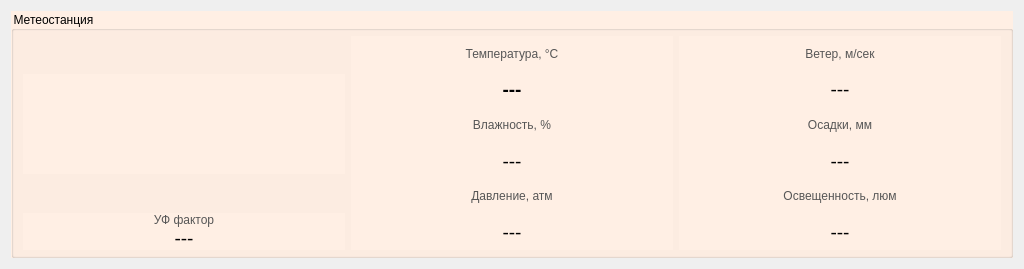
<?xml version="1.0" encoding="UTF-8"?>
<ui version="4.0">
 <class>FormRain</class>
 <widget class="QWidget" name="FormRain">
  <property name="geometry">
   <rect>
    <x>0</x>
    <y>0</y>
    <width>1024</width>
    <height>269</height>
   </rect>
  </property>
  <property name="sizePolicy">
   <sizepolicy hsizetype="Maximum" vsizetype="Preferred">
    <horstretch>0</horstretch>
    <verstretch>0</verstretch>
   </sizepolicy>
  </property>
  <property name="minimumSize">
   <size>
    <width>600</width>
    <height>0</height>
   </size>
  </property>
  <property name="maximumSize">
   <size>
    <width>1024</width>
    <height>16777215</height>
   </size>
  </property>
  <property name="baseSize">
   <size>
    <width>200</width>
    <height>0</height>
   </size>
  </property>
  <property name="windowTitle">
   <string>Form</string>
  </property>
  <layout class="QGridLayout" name="gridLayout_2">
   <property name="verticalSpacing">
    <number>0</number>
   </property>
   <item row="0" column="0">
    <widget class="QGroupBox" name="groupBox">
     <property name="font">
      <font>
       <pointsize>9</pointsize>
      </font>
     </property>
     <property name="styleSheet">
      <string notr="true">background-color: rgb(255, 239, 228);</string>
     </property>
     <property name="title">
      <string>Метеостанция</string>
     </property>
     <property name="flat">
      <bool>false</bool>
     </property>
     <layout class="QGridLayout" name="gridLayout">
      <property name="topMargin">
       <number>5</number>
      </property>
      <property name="bottomMargin">
       <number>5</number>
      </property>
      <property name="verticalSpacing">
       <number>0</number>
      </property>
      <item row="0" column="0">
       <layout class="QVBoxLayout" name="verticalLayout_3">
        <item>
         <spacer name="verticalSpacer_2">
          <property name="orientation">
           <enum>Qt::Vertical</enum>
          </property>
          <property name="sizeHint" stdset="0">
           <size>
            <width>20</width>
            <height>40</height>
           </size>
          </property>
         </spacer>
        </item>
        <item>
         <widget class="QLabel" name="image_weather">
          <property name="sizePolicy">
           <sizepolicy hsizetype="Preferred" vsizetype="Preferred">
            <horstretch>0</horstretch>
            <verstretch>0</verstretch>
           </sizepolicy>
          </property>
          <property name="minimumSize">
           <size>
            <width>100</width>
            <height>100</height>
           </size>
          </property>
          <property name="baseSize">
           <size>
            <width>100</width>
            <height>100</height>
           </size>
          </property>
          <property name="text">
           <string/>
          </property>
          <property name="alignment">
           <set>Qt::AlignCenter</set>
          </property>
         </widget>
        </item>
        <item>
         <spacer name="verticalSpacer">
          <property name="orientation">
           <enum>Qt::Vertical</enum>
          </property>
          <property name="sizeHint" stdset="0">
           <size>
            <width>20</width>
            <height>40</height>
           </size>
          </property>
         </spacer>
        </item>
        <item>
         <widget class="QLabel" name="label_9">
          <property name="enabled">
           <bool>true</bool>
          </property>
          <property name="sizePolicy">
           <sizepolicy hsizetype="Preferred" vsizetype="Preferred">
            <horstretch>0</horstretch>
            <verstretch>0</verstretch>
           </sizepolicy>
          </property>
          <property name="font">
           <font>
            <pointsize>9</pointsize>
           </font>
          </property>
          <property name="styleSheet">
           <string notr="true">color: rgb(86, 86, 86);</string>
          </property>
          <property name="text">
           <string>&lt;html&gt;&lt;head/&gt;&lt;body&gt;&lt;p align=&quot;center&quot;&gt;УФ фактор&lt;/p&gt;&lt;/body&gt;&lt;/html&gt;</string>
          </property>
         </widget>
        </item>
        <item>
         <widget class="QLabel" name="UV">
          <property name="sizePolicy">
           <sizepolicy hsizetype="Preferred" vsizetype="Maximum">
            <horstretch>0</horstretch>
            <verstretch>0</verstretch>
           </sizepolicy>
          </property>
          <property name="font">
           <font>
            <pointsize>14</pointsize>
           </font>
          </property>
          <property name="text">
           <string>---</string>
          </property>
          <property name="alignment">
           <set>Qt::AlignCenter</set>
          </property>
         </widget>
        </item>
       </layout>
      </item>
      <item row="0" column="1">
       <layout class="QVBoxLayout" name="verticalLayout">
        <item>
         <widget class="QLabel" name="label_3">
          <property name="font">
           <font>
            <pointsize>9</pointsize>
            <bold>false</bold>
           </font>
          </property>
          <property name="styleSheet">
           <string notr="true">color: rgb(86, 86, 86);</string>
          </property>
          <property name="text">
           <string>&lt;html&gt;&lt;head/&gt;&lt;body&gt;&lt;p align=&quot;center&quot;&gt;Температура, °C&lt;/p&gt;&lt;/body&gt;&lt;/html&gt;</string>
          </property>
         </widget>
        </item>
        <item>
         <widget class="QLabel" name="Temperature">
          <property name="font">
           <font>
            <pointsize>14</pointsize>
            <italic>false</italic>
            <bold>true</bold>
           </font>
          </property>
          <property name="text">
           <string>---</string>
          </property>
          <property name="alignment">
           <set>Qt::AlignCenter</set>
          </property>
          <property name="margin">
           <number>1</number>
          </property>
         </widget>
        </item>
        <item>
         <widget class="QLabel" name="label_4">
          <property name="enabled">
           <bool>true</bool>
          </property>
          <property name="sizePolicy">
           <sizepolicy hsizetype="Preferred" vsizetype="Preferred">
            <horstretch>0</horstretch>
            <verstretch>0</verstretch>
           </sizepolicy>
          </property>
          <property name="font">
           <font>
            <pointsize>9</pointsize>
           </font>
          </property>
          <property name="styleSheet">
           <string notr="true">color: rgb(86, 86, 86);</string>
          </property>
          <property name="text">
           <string>&lt;html&gt;&lt;head/&gt;&lt;body&gt;&lt;p align=&quot;center&quot;&gt;Влажность, %&lt;/p&gt;&lt;/body&gt;&lt;/html&gt;</string>
          </property>
         </widget>
        </item>
        <item>
         <widget class="QLabel" name="Hum">
          <property name="enabled">
           <bool>true</bool>
          </property>
          <property name="sizePolicy">
           <sizepolicy hsizetype="Preferred" vsizetype="Preferred">
            <horstretch>0</horstretch>
            <verstretch>0</verstretch>
           </sizepolicy>
          </property>
          <property name="font">
           <font>
            <pointsize>14</pointsize>
            <italic>false</italic>
            <bold>false</bold>
           </font>
          </property>
          <property name="text">
           <string>---</string>
          </property>
          <property name="alignment">
           <set>Qt::AlignCenter</set>
          </property>
          <property name="margin">
           <number>1</number>
          </property>
         </widget>
        </item>
        <item>
         <widget class="QLabel" name="label_5">
          <property name="enabled">
           <bool>true</bool>
          </property>
          <property name="sizePolicy">
           <sizepolicy hsizetype="Preferred" vsizetype="Preferred">
            <horstretch>0</horstretch>
            <verstretch>0</verstretch>
           </sizepolicy>
          </property>
          <property name="font">
           <font>
            <pointsize>9</pointsize>
           </font>
          </property>
          <property name="styleSheet">
           <string notr="true">color: rgb(86, 86, 86);</string>
          </property>
          <property name="text">
           <string>&lt;html&gt;&lt;head/&gt;&lt;body&gt;&lt;p align=&quot;center&quot;&gt;Давление, атм&lt;/p&gt;&lt;/body&gt;&lt;/html&gt;</string>
          </property>
         </widget>
        </item>
        <item>
         <widget class="QLabel" name="Pressure">
          <property name="enabled">
           <bool>true</bool>
          </property>
          <property name="sizePolicy">
           <sizepolicy hsizetype="Preferred" vsizetype="Preferred">
            <horstretch>0</horstretch>
            <verstretch>0</verstretch>
           </sizepolicy>
          </property>
          <property name="font">
           <font>
            <pointsize>14</pointsize>
            <italic>false</italic>
            <bold>false</bold>
           </font>
          </property>
          <property name="text">
           <string>---</string>
          </property>
          <property name="alignment">
           <set>Qt::AlignCenter</set>
          </property>
          <property name="margin">
           <number>1</number>
          </property>
         </widget>
        </item>
       </layout>
      </item>
      <item row="0" column="2">
       <layout class="QVBoxLayout" name="verticalLayout_2">
        <item>
         <widget class="QLabel" name="label_6">
          <property name="font">
           <font>
            <pointsize>9</pointsize>
            <bold>false</bold>
           </font>
          </property>
          <property name="styleSheet">
           <string notr="true">color: rgb(86, 86, 86);</string>
          </property>
          <property name="text">
           <string>&lt;html&gt;&lt;head/&gt;&lt;body&gt;&lt;p align=&quot;center&quot;&gt;Ветер, м/сек&lt;/p&gt;&lt;/body&gt;&lt;/html&gt;</string>
          </property>
         </widget>
        </item>
        <item>
         <widget class="QLabel" name="Wind_speed">
          <property name="font">
           <font>
            <pointsize>14</pointsize>
            <italic>false</italic>
            <bold>false</bold>
           </font>
          </property>
          <property name="text">
           <string>---</string>
          </property>
          <property name="alignment">
           <set>Qt::AlignCenter</set>
          </property>
          <property name="margin">
           <number>1</number>
          </property>
         </widget>
        </item>
        <item>
         <widget class="QLabel" name="label_7">
          <property name="enabled">
           <bool>true</bool>
          </property>
          <property name="sizePolicy">
           <sizepolicy hsizetype="Preferred" vsizetype="Preferred">
            <horstretch>0</horstretch>
            <verstretch>0</verstretch>
           </sizepolicy>
          </property>
          <property name="font">
           <font>
            <pointsize>9</pointsize>
           </font>
          </property>
          <property name="styleSheet">
           <string notr="true">color: rgb(86, 86, 86);</string>
          </property>
          <property name="text">
           <string>&lt;html&gt;&lt;head/&gt;&lt;body&gt;&lt;p align=&quot;center&quot;&gt;Осадки, мм&lt;/p&gt;&lt;/body&gt;&lt;/html&gt;</string>
          </property>
         </widget>
        </item>
        <item>
         <widget class="QLabel" name="Rainfall">
          <property name="enabled">
           <bool>true</bool>
          </property>
          <property name="sizePolicy">
           <sizepolicy hsizetype="Preferred" vsizetype="Preferred">
            <horstretch>0</horstretch>
            <verstretch>0</verstretch>
           </sizepolicy>
          </property>
          <property name="font">
           <font>
            <pointsize>14</pointsize>
            <italic>false</italic>
            <bold>false</bold>
           </font>
          </property>
          <property name="text">
           <string>---</string>
          </property>
          <property name="alignment">
           <set>Qt::AlignCenter</set>
          </property>
          <property name="margin">
           <number>1</number>
          </property>
         </widget>
        </item>
        <item>
         <widget class="QLabel" name="label_8">
          <property name="enabled">
           <bool>true</bool>
          </property>
          <property name="sizePolicy">
           <sizepolicy hsizetype="Preferred" vsizetype="Preferred">
            <horstretch>0</horstretch>
            <verstretch>0</verstretch>
           </sizepolicy>
          </property>
          <property name="font">
           <font>
            <pointsize>9</pointsize>
           </font>
          </property>
          <property name="styleSheet">
           <string notr="true">color: rgb(86, 86, 86);</string>
          </property>
          <property name="text">
           <string>&lt;html&gt;&lt;head/&gt;&lt;body&gt;&lt;p align=&quot;center&quot;&gt;Освещенность, люм&lt;/p&gt;&lt;/body&gt;&lt;/html&gt;</string>
          </property>
         </widget>
        </item>
        <item>
         <widget class="QLabel" name="Light">
          <property name="enabled">
           <bool>true</bool>
          </property>
          <property name="sizePolicy">
           <sizepolicy hsizetype="Preferred" vsizetype="Preferred">
            <horstretch>0</horstretch>
            <verstretch>0</verstretch>
           </sizepolicy>
          </property>
          <property name="font">
           <font>
            <pointsize>14</pointsize>
            <italic>false</italic>
            <bold>false</bold>
           </font>
          </property>
          <property name="text">
           <string>---</string>
          </property>
          <property name="alignment">
           <set>Qt::AlignCenter</set>
          </property>
          <property name="margin">
           <number>1</number>
          </property>
         </widget>
        </item>
       </layout>
      </item>
     </layout>
    </widget>
   </item>
  </layout>
 </widget>
 <resources/>
 <connections/>
</ui>
